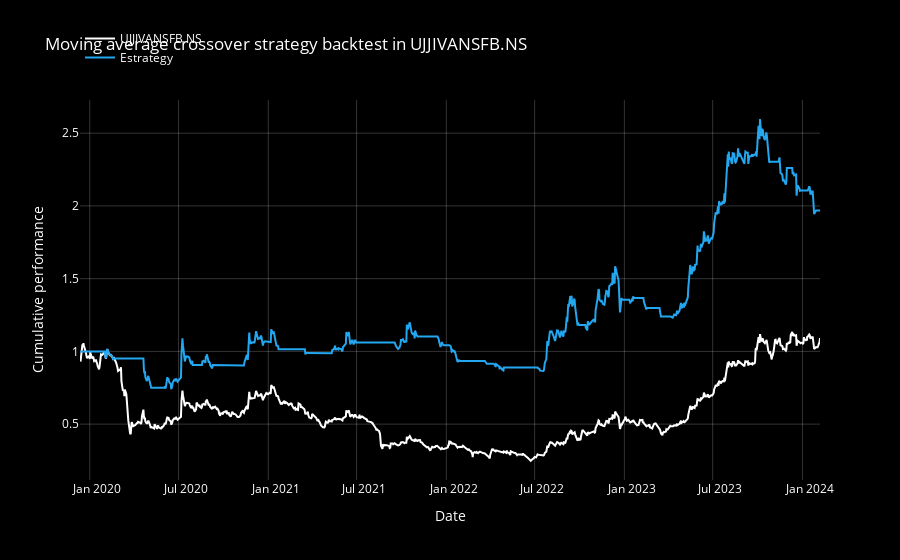

The code cell stored with this chart in its notebook:
### Markdown cell above
This indicates that the result of the strategy in the analyzed period is 827%. In the same period, a Buy and Hold strategy would have had a return of 810%

We can create a graph with the accumulated returns for the ticker and the strategy applied with Plotly.

### Code cell
# Create a chart with cumulative ticker and strategy performance
fig = go.Figure()
fig.add_trace(go.Scatter(x=ticker_history.index, y=ticker_history['cumulative_returns'], name=tick,
                         line=dict(color='white', width=2)))
fig.add_trace(go.Scatter(x=ticker_history.index, y=ticker_history['cumulative_strategy_returns'], name='Estrategy',
                         line=dict(color='#22a7f0', width=2)))
fig.update_layout(title=('Moving average crossover strategy backtest in ' + tick),
                  xaxis_title='Date',
                  yaxis_title='Cumulative performance',
                  font=dict(color='white'),
                  paper_bgcolor='black',
                  plot_bgcolor='black',
                  legend=dict(x=0, y=1.2, bgcolor='rgba(0,0,0,0)'),
                  yaxis=dict(gridcolor='rgba(255,255,255,0.2)'),
                  xaxis=dict(gridcolor='rgba(255,255,255,0.2)'))
fig.update_xaxes(showgrid=True, ticklabelmode="period")
fig.update_yaxes(showgrid=True)
fig.show()

### Figure 1 — Plotly figure (JSON) as saved in the notebook; plotly's stock layout.template omitted (floating-point values rounded to 4 significant figures; data arrays with more than 128 entries replaced by an {"elided": "..."} marker saying what was removed)
{"data": [{"line": {"color": "white", "width": 2}, "name": "UJJIVANSFB.NS", "type": "scatter", "x": {"elided": "1031 str values"}, "y": {"elided": "1031 float values"}}, {"line": {"color": "#22a7f0", "width": 2}, "name": "Estrategy", "type": "scatter", "x": {"elided": "1031 str values"}, "y": {"elided": "1031 float values"}}], "layout": {"autosize": true, "font": {"color": "white"}, "legend": {"bgcolor": "rgba(0, 0, 0, 0)", "x": 0, "y": 1.2}, "paper_bgcolor": "black", "plot_bgcolor": "black", "title": {"text": "Moving average crossover strategy backtest in UJJIVANSFB.NS"}, "xaxis": {"autorange": true, "gridcolor": "rgba(255,255,255,0.2)", "range": ["2019-12-12", "2024-02-06"], "showgrid": true, "ticklabelmode": "period", "title": {"text": "Date"}, "type": "date"}, "yaxis": {"autorange": true, "gridcolor": "rgba(255,255,255,0.2)", "range": [0.116, 2.728], "showgrid": true, "title": {"text": "Cumulative performance"}, "type": "linear"}}}
